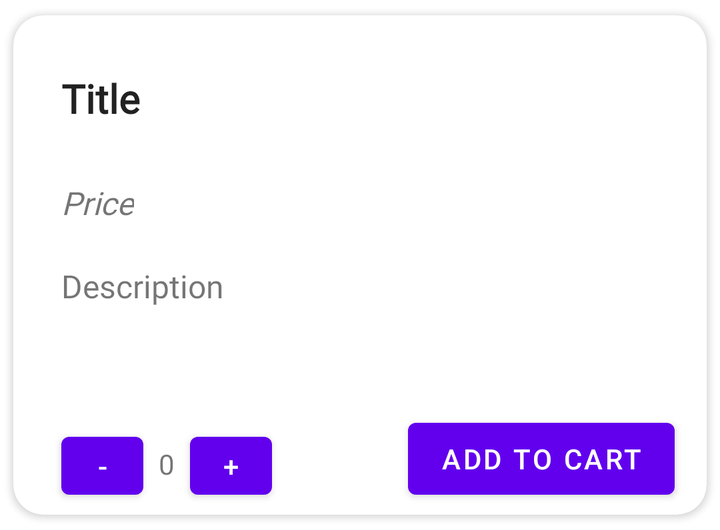
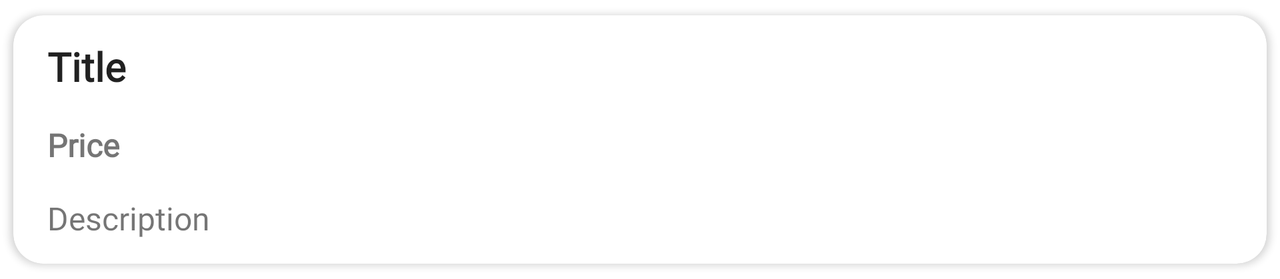

Two renders of one Android screen. The first uses the default layout on a phone; the second uses the alternative layout the repository ships for a different screen configuration, on a matching device. The two XML files are below.
<!-- AndroidManifest.xml: application theme Theme.MaterialComponents.DayNight.NoActionBar -->
<!-- res/layout/fooditem_itemview.xml -->
<?xml version="1.0" encoding="utf-8"?>
<androidx.constraintlayout.widget.ConstraintLayout xmlns:android="http://schemas.android.com/apk/res/android"
    xmlns:tools="http://schemas.android.com/tools"
    android:layout_width="match_parent"
    android:layout_height="wrap_content"
    xmlns:app="http://schemas.android.com/apk/res-auto"
    android:id="@+id/foodItem_ItemView_layout">

    <androidx.cardview.widget.CardView
        android:layout_width="match_parent"
        android:layout_height="wrap_content"
        app:cardCornerRadius="15dp"
        app:cardElevation="2dp"
        app:cardUseCompatPadding="true"
        app:layout_constraintEnd_toEndOf="parent"
        app:layout_constraintStart_toStartOf="parent"
        app:layout_constraintTop_toTopOf="parent">

        <androidx.constraintlayout.widget.ConstraintLayout
            android:layout_width="match_parent"
            android:layout_height="match_parent">

            <TextView
                android:id="@+id/txt_title"
                android:layout_width="0dp"
                android:layout_height="wrap_content"
                android:layout_marginLeft="24dp"
                android:layout_marginTop="28dp"
                android:fontFamily="@font/ubermovebold"
                android:text="Title"
                android:textAppearance="@style/TextAppearance.AppCompat.Body1"
                android:textSize="20sp"
                android:textStyle="bold"
                app:layout_constraintLeft_toLeftOf="parent"
                app:layout_constraintTop_toTopOf="parent">

            </TextView>

            <TextView
                android:id="@+id/txt_description"
                android:layout_width="153dp"
                android:layout_height="0dp"
                android:layout_marginLeft="24dp"
                android:layout_marginTop="20dp"
                android:layout_marginBottom="10dp"
                android:fontFamily="@font/ubermovemedium"
                android:text="Description"
                android:textSize="16sp"
                app:layout_constraintBottom_toTopOf="@+id/itemView_itemCount_label"
                app:layout_constraintLeft_toLeftOf="parent"
                app:layout_constraintTop_toBottomOf="@+id/item_price_txt"
                app:layout_constraintVertical_bias="0.0">

            </TextView>

            <ImageView
                android:id="@+id/item_image"
                android:layout_width="150dp"
                android:layout_height="150dp"
                android:layout_marginTop="28dp"
                android:layout_marginEnd="16dp"
                app:layout_constraintEnd_toEndOf="parent"
                app:layout_constraintTop_toTopOf="parent"
                android:scaleType="centerCrop">

            </ImageView>

            <Button
                android:id="@+id/item_add"
                android:layout_width="41dp"
                android:layout_height="41dp"
                android:layout_marginEnd="68dp"
                android:layout_marginBottom="4dp"
                android:text="+"
                app:layout_constraintBottom_toBottomOf="parent"
                app:layout_constraintEnd_toStartOf="@+id/item_cart">

            </Button>

            <Button
                android:id="@+id/item_remove"
                android:layout_width="41dp"
                android:layout_height="41dp"
                android:layout_marginStart="24dp"
                android:layout_marginBottom="4dp"
                android:text="-"
                app:layout_constraintBottom_toBottomOf="parent"
                app:layout_constraintStart_toStartOf="parent">

            </Button>

            <Button
                android:id="@+id/item_cart"
                android:layout_width="wrap_content"
                android:layout_height="wrap_content"
                android:layout_marginTop="20dp"
                android:layout_marginRight="16dp"
                android:layout_marginBottom="4dp"
                android:text="ADD to Cart"
                app:layout_constraintBottom_toBottomOf="parent"
                app:layout_constraintRight_toRightOf="parent"
                app:layout_constraintTop_toBottomOf="@+id/item_image"
                app:layout_constraintVertical_bias="0.0">

            </Button>

            <TextView
                android:id="@+id/itemView_itemCount_label"
                android:layout_width="wrap_content"
                android:layout_height="wrap_content"
                android:layout_marginBottom="16dp"
                android:fontFamily="@font/ubermovemedium"
                android:text="0"
                app:layout_constraintBottom_toBottomOf="parent"
                app:layout_constraintEnd_toStartOf="@+id/item_add"
                app:layout_constraintStart_toEndOf="@+id/item_remove" />

            <TextView
                android:id="@+id/item_price_txt"
                android:layout_width="wrap_content"
                android:layout_height="wrap_content"
                android:layout_marginStart="24dp"
                android:layout_marginTop="28dp"
                android:fontFamily="@font/ubermovemedium"
                android:text="Price"
                android:textSize="16sp"
                android:textStyle="italic"
                app:layout_constraintStart_toStartOf="parent"
                app:layout_constraintTop_toBottomOf="@+id/txt_title" />


        </androidx.constraintlayout.widget.ConstraintLayout>

    </androidx.cardview.widget.CardView>

</androidx.constraintlayout.widget.ConstraintLayout>
<!-- resources referenced by this layout -->
<resources>

</resources>
<!-- res/layout-land/fooditem_itemview.xml (the repository's variant of the layout above) -->
<!-- drawn on the phone turned sideways -->
<?xml version="1.0" encoding="utf-8"?>
<androidx.constraintlayout.widget.ConstraintLayout xmlns:android="http://schemas.android.com/apk/res/android"
    xmlns:tools="http://schemas.android.com/tools"
    android:layout_width="match_parent"
    android:layout_height="wrap_content"
    xmlns:app="http://schemas.android.com/apk/res-auto"
    android:id="@+id/foodItem_ItemView_layout">

    <androidx.cardview.widget.CardView
        android:id="@+id/foodItem_card"
        android:layout_width="match_parent"
        android:layout_height="wrap_content"
        app:cardCornerRadius="15dp"
        app:cardElevation="2dp"
        app:cardUseCompatPadding="true"
        app:layout_constraintEnd_toEndOf="parent"
        app:layout_constraintStart_toStartOf="parent"
        app:layout_constraintTop_toTopOf="parent">

        <LinearLayout
            android:layout_width="match_parent"
            android:layout_height="wrap_content"
            android:orientation="horizontal"
            >

            <LinearLayout
                android:layout_width="wrap_content"
                android:layout_height="wrap_content"
                android:orientation="vertical"
                app:layout_constraintEnd_toStartOf="@+id/item_image"
                app:layout_constraintHorizontal_bias="0.0"
                app:layout_constraintStart_toStartOf="parent"
                android:layout_margin="2dp"
                android:layout_weight="2">

                <TextView
                    android:id="@+id/txt_title"
                    android:layout_width="wrap_content"
                    android:layout_height="wrap_content"
                    android:layout_marginLeft="15dp"
                    android:layout_marginTop="10dp"
                    android:fontFamily="@font/ubermovebold"
                    android:text="Title"
                    android:textAppearance="@style/TextAppearance.AppCompat.Body1"
                    android:textSize="20sp"
                    android:textStyle="bold"
                    app:layout_constraintLeft_toLeftOf="parent"
                    app:layout_constraintTop_toTopOf="parent">

                </TextView>

                <TextView
                    android:id="@+id/item_price_txt"
                    android:layout_width="wrap_content"
                    android:layout_height="wrap_content"
                    android:layout_marginStart="15dp"
                    android:layout_marginTop="15dp"
                    android:fontFamily="@font/ubermovemedium"
                    android:text="Price"
                    android:textSize="16sp"
                    android:textStyle="bold"
                    app:layout_constraintStart_toStartOf="parent"
                    app:layout_constraintTop_toBottomOf="@+id/txt_title" />

                <TextView
                    android:id="@+id/txt_description"
                    android:layout_width="250dp"
                    android:layout_height="wrap_content"
                    android:layout_marginLeft="15dp"
                    android:layout_marginTop="15dp"
                    android:layout_marginBottom="10dp"
                    android:ellipsize="end"
                    android:fontFamily="@font/ubermovemedium"
                    android:maxLines="3"
                    android:text="Description"
                    android:textSize="16sp"
                    app:layout_constraintBottom_toBottomOf="parent"
                    app:layout_constraintLeft_toLeftOf="parent"
                    app:layout_constraintTop_toBottomOf="@+id/item_price_txt"
                    app:layout_constraintVertical_bias="0.0">

                </TextView>

            </LinearLayout>



            <ImageView
                android:id="@+id/item_image"
                android:layout_width="150dp"
                android:layout_height="match_parent"
                android:layout_marginStart="1dp"
                android:layout_gravity="center|end"
                android:foregroundGravity="right"
                app:layout_constraintEnd_toEndOf="parent"
                app:layout_constraintTop_toTopOf="parent"
                app:layout_constraintBottom_toBottomOf="parent"
                android:scaleType="centerCrop"
                android:layout_weight="1">

            </ImageView>




        </LinearLayout>

    </androidx.cardview.widget.CardView>

</androidx.constraintlayout.widget.ConstraintLayout>
